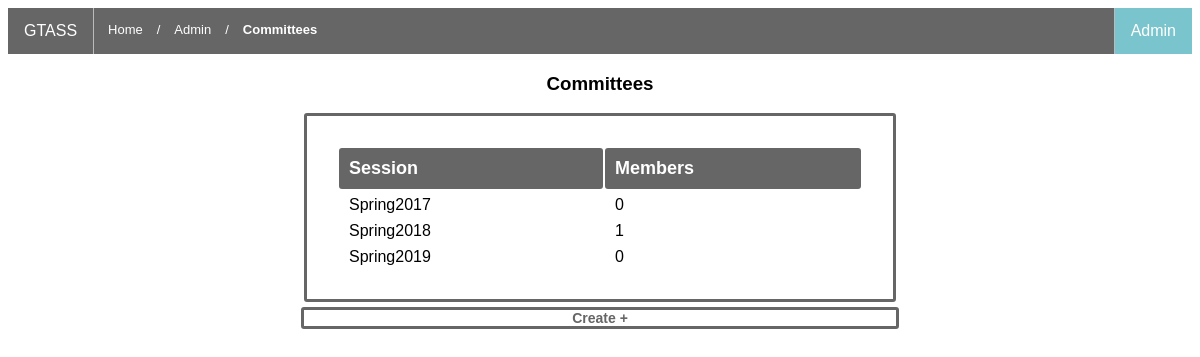
The page /Admin/committee/index.php on the database its author committed.
### tables this page shows
CREATE TABLE `session` (
  `session_name` text NOT NULL,
  `nom_deadline` date NOT NULL,
  `comp_deadline` date NOT NULL,
  `ver_deadline` date NOT NULL
);

### Admin/committee/index.php (the view, shortened to what this page needs)
<?php
   include("../../includes/mysql_connect.php");
?>
<html>
  <head>
    <link href = 'Resources/style.css' rel = 'stylesheet' type = 'text/css'>
  </head>
  <body>
    <nav class="navbar">
    <ul class = "nav-list">
      <li class = "nav-link" ><a class = "nav-item" href="../../index.html">GTASS</a></li>
      <li class = "nav-path">
        <a class = "path-list-member" href = "../../index.html">Home</a>
      </li>
      <li class = "nav-path">
        <span class = "path-separator path-list-member">/</span>
      </li>
      <li class = "nav-path">
        <a class = "path-list-member" href = "../index-home.html">Admin</a>
      </li>
      <li class = "nav-path">
        <span class = "path-separator path-list-member">/</span>
      </li>
      <li class = "nav-path">
        <a class = "path-list-member active-path" href = "index.php">Committees</a>
      </li>
      <li class = "nav-link nav-link-right nav-link-active"><a class = "nav-item" href="../index.php">Admin</a></li>
    </ul>
    </nav>
          <?php
            $colsToDisplay = 2;
            $htmlOutput    = array();
            $sqlA = "SELECT session_name FROM session";
            $result = mysqli_query($db,$sqlA);
            $count = mysqli_num_rows($result);
            if($count)
            {
              print '<div class ="table-title"><h3 class = "title-text">Committees</h3></div>';
              print '<table class = "index-table" >';
              print '<tr class = "header-row"><td class = "header">Session</td><td class = "header">Members</td></tr>';
              for($x = 0 ; $x <$count ; $x++)
              {
                   $row = $result->fetch_assoc();
                   $row_session =  $row['session_name'];
                   $sub_query = "SELECT * FROM committee WHERE session_name='$row_session'";
                   $sub_result = mysqli_query($db,$sub_query);
                   $sub_count = (string)mysqli_num_rows($sub_result);
                   $htmlOutput[] = "<tr><td>{$row['session_name']}</td><td>". $sub_count ."</td>";
              }
              $htmlOutput = array_chunk($htmlOutput, $colsToDisplay);
              foreach($htmlOutput as $currRow)
              {
                print implode('', $currRow);
              }
              print '</table>';
            }
            print '<a class = "index-link" href = "create.php"><div class ="index-actions">Create<id ="span-sym"span> +</span></div></a>';
          ?>
  </body>
</html>

### Admin/committee/Resources/style.css (style rules this page uses)
body { font-family:Arial, Helvetica, sans-serif; }
.nav-list { list-style-type: none; margin: 0; padding: 0; overflow: hidden; background-color: #666666; }
.nav-link { border-right: 1px solid #bbb; float: left; }
.nav-link:last-child { border-right: none; }
.nav-link-right { float: right; border-left: 1px solid #bbb; }
.nav-link-active { background-color: #7ac5cd; }
.nav-item { display: block; color: white; text-align: center; padding: 14px 16px; text-decoration: none; }
.path-list-member { font-size: 13px; display: block; color: white; text-align: center; padding: 14px; padding-right: 0px; text-decoration: none; float: left; }
.active-path { font-weight: bold; }
.index-table { border:#666666 solid 3px; border-radius: 3px; padding: 30px; width: 50%; margin-left: auto; margin-right:auto; }
.table-title { width: 50%; margin-left: auto; margin-right: auto; text-align:center; }
td { font-size: 16px; }
.header { font-size: 18px; font-weight: bold; color: #fff; background-color: #666666; border-radius: 3px; padding-left: 10px; padding-bottom: 10px; padding-top: 10px; padding-right: -20px; }
td { padding-left: 10px; padding-top: 5px; }
.header-row { margin-bottom: 10px; }
.index-actions { width: 50%; margin-left: auto; margin-right: auto; margin-top: 5px; text-align:center; font-size:14px; font-weight: bold; color: #666666; border: #666666 solid 3px; background-color: #fff; border-radius: 3px; }
.index-link { color: #666666; text-decoration: none; }

### rows shown on the page
session: session_name "Spring2017"
session: session_name "Spring2018"
session: session_name "Spring2019"

### other values the page prints
$sub_count "0 1"
$sub_count "0"
